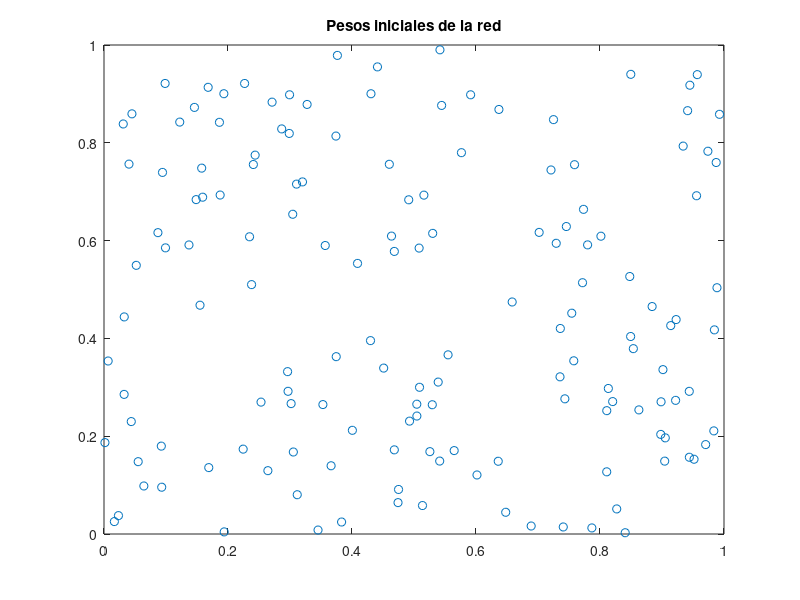
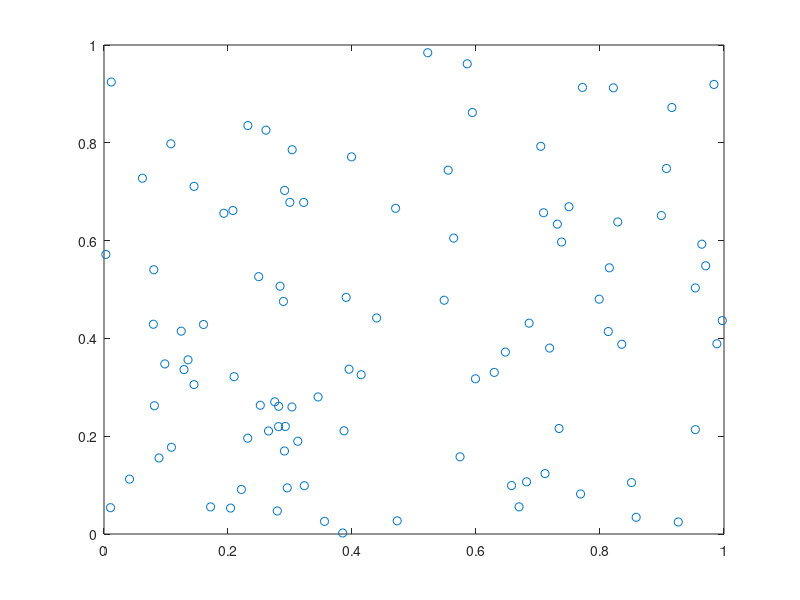

MATLAB code to generate these figures, in order: (Note: this script raises an error after producing the figures.)
% Algoritmo Kohonen Salesman
clear all;
clc;
close all;

N = 150; 
M = 100; 
aprendizaje = 0.01;
sigma = N/2;
limite = 1e-5;
w = rand(N,2);
%% Grafico los pesos wij iniciales
figure(1)
plot(w(:,1),w(:,2),'o');
title('Pesos iniciales de la red')

%% Defino mi entrada
r1=0.5*rand(1,M/2);
r2=0.5*rand(1,M/2)+0.5;
r=[r1 r2];
alfa=2*pi()*rand(1,M);
%x=r.*cos(alfa);
%y=r.*sin(alfa);
x=rand(1,M);
y=rand(1,M);
figure(2)
plot(x,y,'o')
%% Arranco con el algoritmo
iteracion = 1;
while sigma > limite   
    for k=1:M
 %Defino mi entrada como un par xy dentro del circulo unitario
%  r = sqrt(rand);
%  alfa = rand.*2*pi;
%  x = r*cos(alfa);
%  y = r*sin(alfa);
 actual = [x(k) y(k)];

 % Busco la neurona ganadora
        min = Inf;
        for i = 1:size(w,1)
                peso_actual = [w(i,1) w(i,2)];
                aux = norm(peso_actual - actual);
                if aux < min
                    min = aux;
                    pos = [i];
                end
        end
        
%Aplico la correccion de pesos
        for i = 1:size(w,1)
                peso_actual = [w(i,1) w(i,2)];
                pos_actual = [i];
                distancia=DistanciaEntreNodos(pos,pos_actual,size(w,1));
                vecindad = exp(-(norm(distancia)^2)/(2*sigma^2));
                incremento = aprendizaje * vecindad * (actual-peso_actual);
                w(i,:) = peso_actual + incremento; 
        end
        
    end
    iteracion = iteracion + 1;
    sigma = sigma*0.9;
    wfinal=[w(:,1) w(:,end)];
    pause(0.08);
    figure(3)
    clf
    plot(x,y,'ob');
    legend('Ciudades');
    hold on
    plot(w(:,1),w(:,2),'-or');
    plot(wfinal(:,1),wfinal(:,2),'-or');
    axis([-0.1 1.1 -0.1 1.1])
    legend('Neuronas');
    title('Pesos finales de la red')


end
wfinal=[w(:,1) w(:,end)];
 figure(4)
    plot(x,y,'ob');
    legend('Ciudades');
    hold on
    plot(w(:,1),w(:,2),'-or');
    plot(wfinal(:,1),wfinal(:,2),'-or');
    axis([-0.1 1.1 -0.1 1.1])
    legend('Neuronas');
    title('Pesos finales de la red')
    
        
        
        
  
